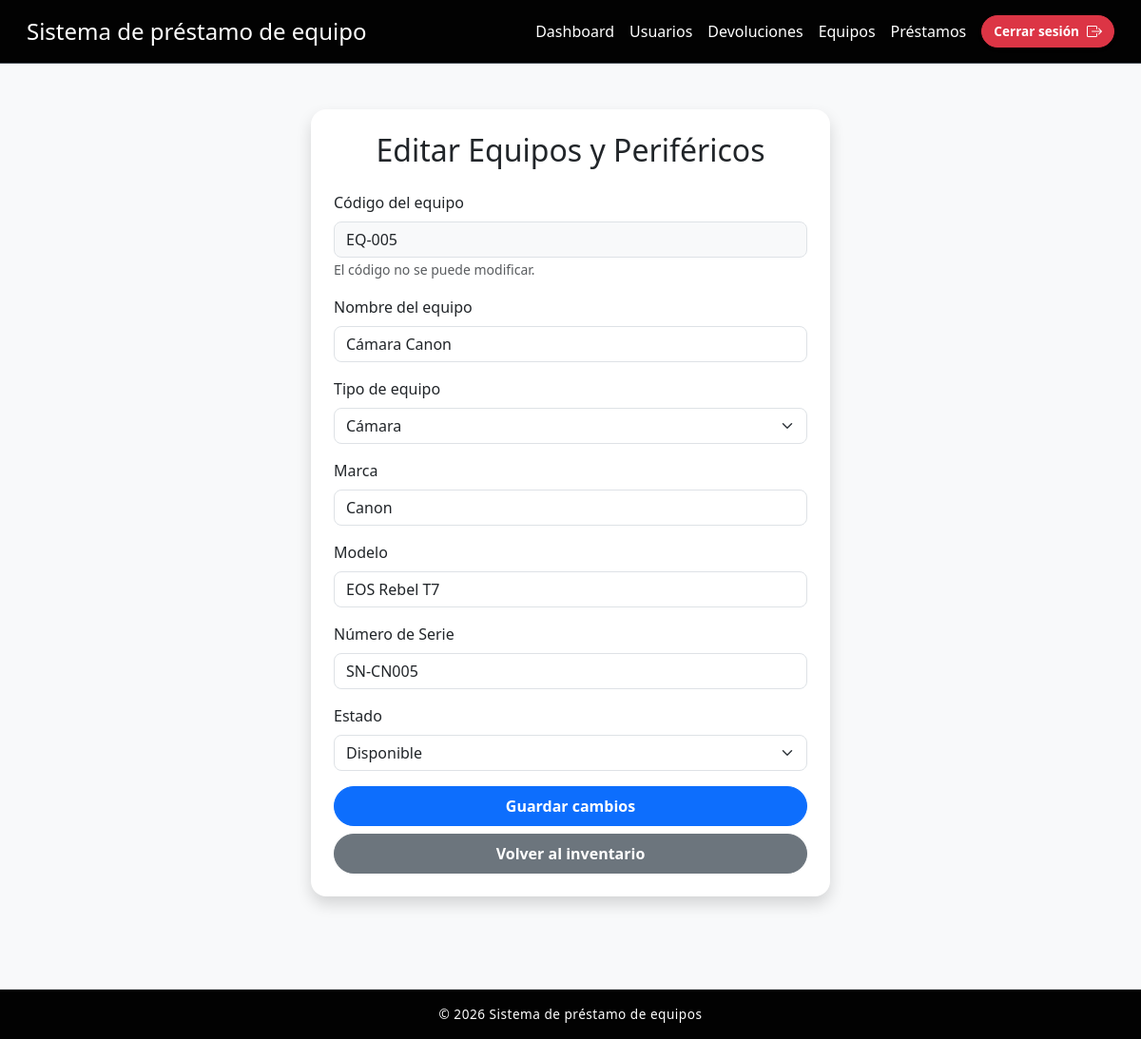
Screenshot of /index.php?action=editar_equipo&id=5 (signed in) with the database file from the repository.
### tables this page shows
CREATE TABLE Equipos_Inventario (
    id_equipo         INT          NOT NULL AUTO_INCREMENT,
    codigo_inventario VARCHAR(50)  NOT NULL UNIQUE,
    nombre            VARCHAR(50)  NOT NULL,
    marca             VARCHAR(50),
    marcamodelo       VARCHAR(50),
    numero_serie      VARCHAR(50),
    id_categoria      INT          NOT NULL,
    estado            VARCHAR(50)  NOT NULL DEFAULT 'disponible',
    PRIMARY KEY (id_equipo),
    CONSTRAINT fk_equipo_categoria FOREIGN KEY (id_categoria) 
        REFERENCES Categoria (id_categoria)
);

### controllers/EquipoController.php (called while the page is built, shortened)
<?php
require_once __DIR__ . '/../models/EquipoModel.php';
class EquipoController {
    private EquipoModel $model;
    public function __construct() {
        $this->model = new EquipoModel();
    }
    public function mostrarEditar(): void {
        $id = isset($_GET['id']) ? (int)$_GET['id'] : 0;
        $equipo = $this->model->obtenerPorId($id);
        $categorias = $this->model->obtenerCategorias();
        $datos = $equipo;
        require __DIR__ . '/../views/editar.php';
    }
}

### config/database.php (called while the page is built, shortened)
<?php
class Database {
    private $host = "db";
    private $db   = "prestamos_db";
    private $user = "appuser";
    private $pass = "apppass";
    public function connect() {
        $conn = new mysqli($this->host, $this->user, $this->pass, $this->db);
        return $conn;
    }
}

### models/EquipoModel.php (called while the page is built, shortened)
<?php
require_once __DIR__ . '/../config/database.php';
class EquipoModel {
    private mysqli $conn;
    public function __construct() {
        $db = new Database();
        $this->conn = $db->connect();
    }
    public function obtenerPorId(int $id): array|false {
        $stmt = $this->conn->prepare(
            "SELECT
                e.id_equipo,
                e.codigo_inventario,
                e.nombre,
                e.marca,
                e.marcamodelo,
                e.numero_serie,
                e.estado,
                c.id_categoria,
                c.nombre AS categoria
             FROM Equipos_Inventario e
             INNER JOIN Categoria c ON e.id_categoria = c.id_categoria
             WHERE e.id_equipo = ?"
        );
        $stmt->bind_param("i", $id);
        $stmt->execute();
        $result = $stmt->get_result();
        return $result->fetch_assoc() ?: false;
    }
    public function obtenerCategorias(): array {
        $result = $this->conn->query(
            "SELECT id_categoria, nombre FROM Categoria ORDER BY nombre"
        );
        return $result ? $result->fetch_all(MYSQLI_ASSOC) : [];
    }
}

### views/editar.php (the view, shortened to what this page needs)
<!DOCTYPE html>
<html lang="es">
<head>
    <link href="https://cdn.jsdelivr.net/npm/bootstrap@5.3.2/dist/css/bootstrap.min.css" rel="stylesheet">
    <link href="https://cdn.jsdelivr.net/npm/bootstrap-icons@1.11.3/font/bootstrap-icons.css" rel="stylesheet">
    <link rel="stylesheet" href="public/css/styles.css">
</head>
<body>
<header>
    <nav class="navbar bg-dark border-bottom border-body p-3" data-bs-theme="dark">
        <div class="container-fluid d-flex justify-content-between align-items-center">
            <h1 class="h4 text-white m-0">Sistema de préstamo de equipo</h1>
            <ul class="d-flex align-items-center list-unstyled m-0 gap-3">
                <li>
                    <a href="index.php?action=dashboard" class="nav-link text-white <?php echo ($_GET['action'] == 'dashboard') ? 'active fw-bold' : ''; ?>">
                        Dashboard
                    </a>
                </li>
                <li>
                    <a href="index.php?action=usuarios" class="nav-link text-white <?php echo ($_GET['action'] == 'usuarios') ? 'active fw-bold' : ''; ?>">
                        Usuarios
                    </a>
                </li>
                <li>
                    <a href="index.php?action=devoluciones" class="nav-link text-white <?php echo ($_GET['action'] == 'devoluciones') ? 'active fw-bold' : ''; ?>">
                        Devoluciones
                    </a>
                </li>
                <li>
                    <a href="index.php?action=equipos" class="nav-link text-white <?php echo ($_GET['action'] == 'equipos') ? 'active fw-bold' : ''; ?>">
                        Equipos
                    </a>
                </li>
                <li>
                    <a href="index.php?action=prestamos" class="nav-link text-white <?php echo ($_GET['action'] == 'prestamos') ? 'active fw-bold' : ''; ?>">
                        Préstamos
                    </a>
                </li>
                <li>
                    <a href="index.php?action=logout" class="btn btn-danger btn-sm py-1 d-flex align-items-center gap-2 shadow-sm">
                        <span>Cerrar sesión</span>
                        <i class="bi bi-box-arrow-right" style="font-size: 1rem;"></i>
                    </a>
                </li>
            </ul>
        </div>
    </nav>
</header>
<main>
    <section class="formEditar mt-5 mb-5">
        <div class="container">
            <div class="row justify-content-center">
                <div class="col-md-6">
                    <div class="card shadow">
                        <div class="card-body p-4">
                            <h1 class="text-center mb-4 h2">Editar Equipos y Periféricos</h1>
                            <form method="POST" action="index.php?action=actualizar_equipo">
                                <div class="mb-3">
                                    <label for="codigo_inventario" class="form-label">Código del equipo</label>
                                    <input type="text" class="form-control bg-light" id="codigo_inventario" value="<?= htmlspecialchars($equipo['codigo_inventario']) ?>" readonly>
                                    <small class="text-muted">El código no se puede modificar.</small>
                                </div>
                                <div class="mb-3">
                                    <label for="nombre" class="form-label">Nombre del equipo</label>
                                    <input type="text" class="form-control" id="nombre" name="nombre" value="<?= htmlspecialchars($datos['nombre'] ?? $equipo['nombre']) ?>" required>
                                </div>
                                <div class="mb-3">
                                    <label for="id_categoria" class="form-label">Tipo de equipo</label>
                                    <select class="form-select" id="id_categoria" name="id_categoria" required>
                                        <?php foreach ($categorias as $cat): ?>
                                            <option value="<?= $cat['id_categoria'] ?>" <?= ($equipo['id_categoria'] == $cat['id_categoria']) ? 'selected' : '' ?>><?= htmlspecialchars($cat['nombre']) ?></option>
                                        <?php endforeach; ?>
                                    </select>
                                </div>
                                <div class="mb-3">
                                    <label for="marca" class="form-label">Marca</label>
                                    <input type="text" class="form-control" id="marca" name="marca" value="<?= htmlspecialchars($datos['marca'] ?? $equipo['marca']) ?>" required>
                                </div>
                                <div class="mb-3">
                                    <label for="marcamodelo" class="form-label">Modelo</label>
                                    <input type="text" class="form-control" id="marcamodelo" name="marcamodelo" value="<?= htmlspecialchars($datos['marcamodelo'] ?? $equipo['marcamodelo']) ?>" required>
                                </div>
                                <div class="mb-3">
                                    <label for="numero_serie" class="form-label">Número de Serie</label>
                                    <input type="text" class="form-control" id="numero_serie" name="numero_serie" value="<?= htmlspecialchars($datos['numero_serie'] ?? $equipo['numero_serie']) ?>" required>
                                </div>
                                <div class="mb-3">
                                    <label for="estado" class="form-label">Estado</label>
                                    <select class="form-select" id="estado" name="estado" required>
                                        <option value="disponible" <?= ($equipo['estado'] == 'disponible') ? 'selected' : '' ?>>Disponible</option>
                                    </select>
                                </div>
                                <div class="d-grid gap-2">
                                    <button type="submit" class="btn btn-primary">Guardar cambios</button>
                                    <a href="index.php?action=equipos" class="btn btn-secondary">Volver al inventario</a>
                                </div>
                            </form>
                        </div>
                    </div>
                </div>
            </div>
        </div>
    </section>
</main>
<footer class="mt-5 p-3 text-center border-top"><p>&copy; 2026 Sistema de préstamo de equipos</p></footer>
</body>
</html>

### public/css/styles.css (style rules this page uses)
html, body { height: 100%; }
body { min-height: 100vh; display: flex; flex-direction: column; margin: 0; font-family: 'Segoe UI', Arial, sans-serif; background-color: #f8f9fa; }
main { flex: 1; }
nav.navbar.bg-dark { background-color: #020202 !important; padding: 1rem; }
.navbar-brand, .nav-link { color: white !important; transition: all 0.3s ease; }
.navbar .btn-sm { padding: 4px 12px !important; font-size: 0.85rem !important; display: inline-flex; align-items: center; gap: 8px; }
.card { border: none; border-radius: 16px; box-shadow: 0 4px 20px rgba(0, 0, 0, 0.1); transition: transform 0.2s ease; }
.form-control, .form-select { border-radius: 8px; transition: all 0.3s ease; }
.btn-primary, .btn-secondary, .btn-success, .btn-danger, .btn-dark, .btn-outline-dark { border-radius: 30px !important; padding: 8px 20px; font-weight: 600; transition: all 0.3s ease; display: inline-flex; align-items: center; justify-content: center; }
footer { background-color: #020202; color: white; text-align: center; padding: 15px; margin-top: auto; font-size: 0.85rem; letter-spacing: 0.5px; }
footer p { margin: 0; }

### rows the page displays
equipos_inventario: codigo_inventario "EQ-005", nombre "Cámara Canon", marca "Canon", marcamodelo "EOS Rebel T7", numero_serie "SN-CN005", estado "Disponible"

### other values shown
form field id_categoria "Cámara"
